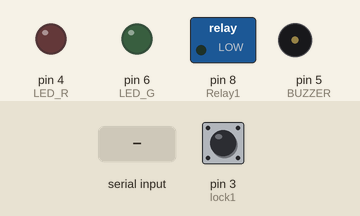
The sketch below on a simulated Arduino Uno, built with avr-gcc and run on an emulated ATmega328P. On the bench: switched loads named in the sketch (green lamp = pin HIGH), output pins drawn as LEDs (lit = HIGH), buzzer (waves = sounding). The inputs (shaded band) are chosen by the test bench; at power-on: pin 3 (lock1) HIGH. Pins used as bus, display or sensor lines are not drawn; what the sketch prints to the serial monitor is not drawn.

Above: at 1.2 s.
1.3 s: pin 3 (lock1) pulled LOW for 0.15 s
2.9 s: pin 3 (lock1) pulled LOW for 1 s
5.4 s: pin 3 (lock1) driven LOW
8.4 s: "1" received over Serial
At 9.2 s:
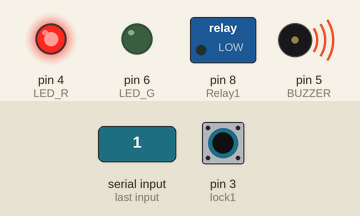
10.9 s: "0" received over Serial
At 13.1 s:
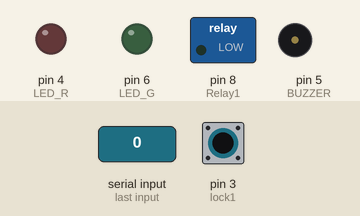
13.4 s: "2" received over Serial
At 14.2 s:
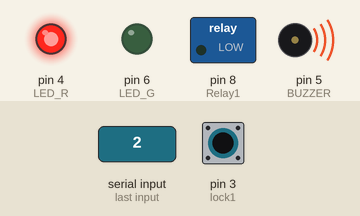
Timing chart, 0 to 16.4 s (numbered marks = the images above; inputs shaded):
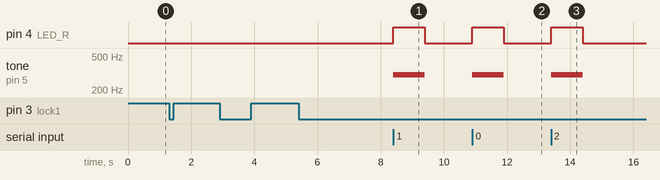

Measured:
- after the input at 1.3 s, every drawn part: stays the same
- after the input at 2.9 s, every drawn part: stays the same
- after the input at 5.4 s, every drawn part: stays the same
- after the input at 8.4 s, pin 4 (LED_R): LOW → HIGH at once, → LOW 1.0 s later; tone on pin 5 (BUZZER): silent → 300 Hz at once, → silent 1.0 s later
- after the input at 10.9 s, pin 4 (LED_R): LOW → HIGH at once, → LOW 1.0 s later; tone on pin 5 (BUZZER): silent → 300 Hz at once, → silent 1.0 s later
- after the input at 13.4 s, pin 4 (LED_R): LOW → HIGH at once, → LOW 1.0 s later; tone on pin 5 (BUZZER): silent → 300 Hz at once, → silent 1.0 s later

The sketch:

1lock.ino
```cpp
#define LED_G 6 //define green LED pin
#define LED_R 4 //define red LED
#define LED_Y 1 //define Yellow LED
#define BUZZER 5 //buzzer pin

int Relay1 = 8;
int lock1=3;

void setup()
{
  Serial.begin(57600);   // Initiate a serial communication
  pinMode(LED_G, OUTPUT);
  digitalWrite(LED_G, LOW);
  pinMode(LED_R, OUTPUT);
  digitalWrite(LED_R, LOW);
  pinMode(LED_Y, OUTPUT);
  digitalWrite(LED_Y, LOW);
  pinMode(BUZZER, OUTPUT);
  noTone(BUZZER);
  pinMode(lock1, INPUT_PULLUP);
  pinMode(Relay1, OUTPUT);
}
void loop() {
  char static msgPi;
  digitalWrite(LED_Y, LOW);
  int statelock1=digitalRead(lock1);
  if (statelock1==0){//verrou utilisé
    digitalWrite(LED_Y, HIGH);
    //tone(BUZZER, 600);
    // Look for new cards

    if(Serial.available()>0)
  { msgPi=char(Serial.read());
  Serial.print(msgPi);
  Serial.write(Serial.read());
    if(msgPi=='True')
    { digitalWrite(LED_Y, LOW);
      noTone(BUZZER);
      digitalWrite(LED_Y, LOW);
      delay(500);
      digitalWrite(LED_G, HIGH);
      tone(BUZZER, 500);
      delay(300);
      noTone(BUZZER);
      delay(3000);
      digitalWrite(LED_G, LOW);
      Serial.println("Velo gare !");
      }
    else   {
      noTone(BUZZER);
      Serial.println("Pas carte UL ou dans CSN courant donc verrou éjécté");
      Serial.println();
      digitalWrite(LED_R, HIGH);
      tone(BUZZER, 300);
      delay(1000);
      noTone(BUZZER);
      digitalWrite(Relay1, HIGH);
      delay(2000);
      digitalWrite(Relay1, LOW);
      digitalWrite(LED_R, LOW);
      }
    }
    Serial.print("CSN courant ?");
    if(Serial.available()>0)
  { msgPi=char(Serial.read());
  Serial.write(Serial.read());
    if(msgPi==true)
    { digitalWrite(LED_G, HIGH);
      tone(BUZZER, 500);
      delay(300);
      noTone(BUZZER);
      digitalWrite(Relay1, HIGH);
      delay(2000);
      digitalWrite(Relay1, LOW);
      digitalWrite(LED_G, LOW);
      Serial.println("Velo pris !");
    }
     else   {
      digitalWrite(LED_R, HIGH);
      tone(BUZZER, 300);
      delay(1000);
      noTone(BUZZER);
      digitalWrite(LED_R, LOW);
      Serial.println("Pas de vélo garé désolé");
      }
     }
     }
     msgPi = 0;
}
```
